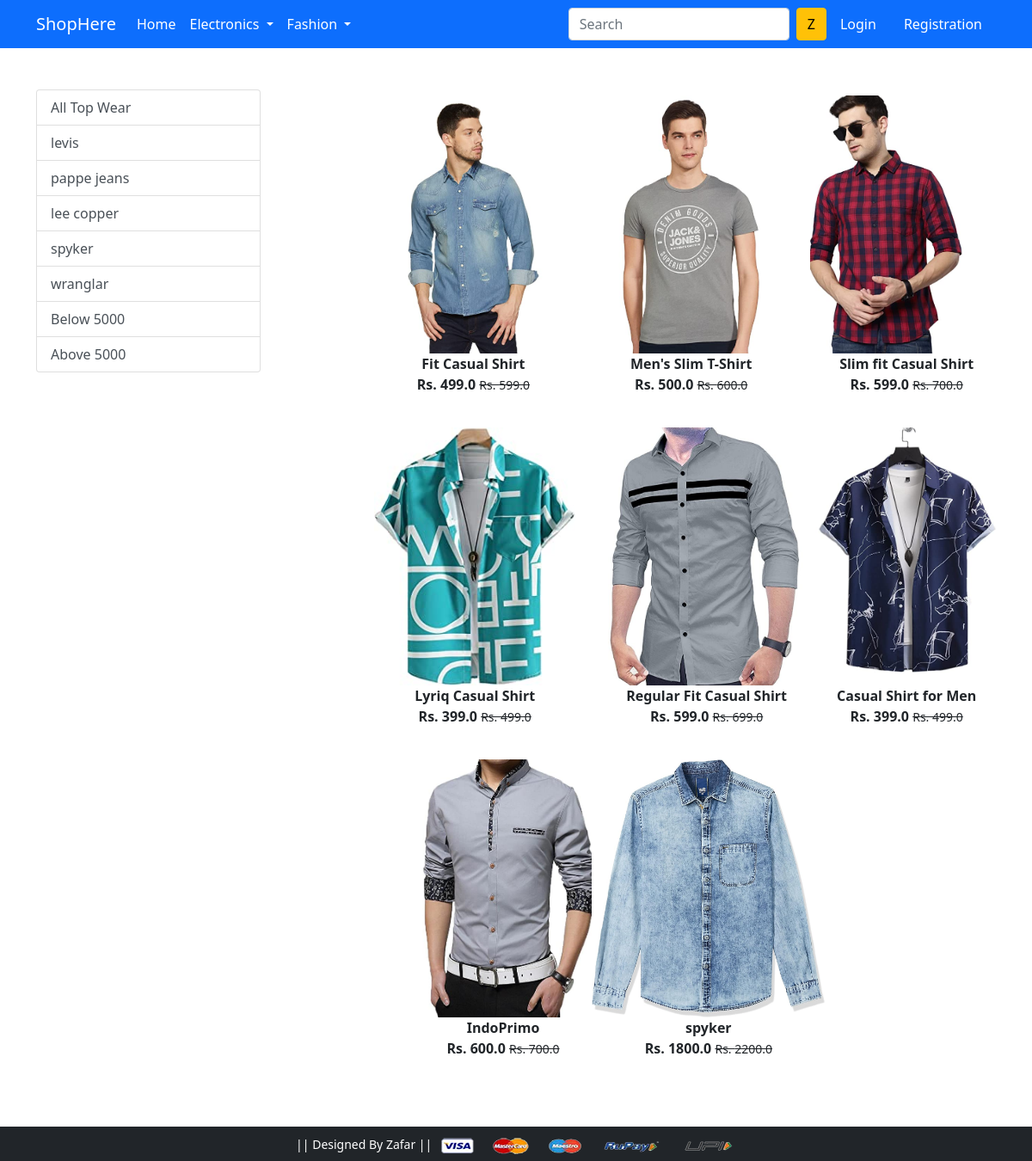
Screenshot of /topwear/ with the database file from the repository.
### app/models.py (models this page shows, shortened)
class Product(models.Model):
    title = models.CharField(max_length=200)
    selling_price = models.FloatField()
    discounted_price =models.FloatField()
    description = models.TextField()
    brand = models.CharField(max_length=100)
    category = models.CharField(choices=CATEGORY_CHOICES,max_length=2)
    product_image = models.ImageField(upload_to='productimg')

### app/views.py (the view)
# urls.py: path('topwear/', views.topwear, name='topwear'),
def topwear(request, data=None):
    if data == None:
        topwear = Product.objects.filter(category='TW')
    elif data == 'levis' or 'leecopper':
        topwear = Product.objects.filter(category='TW').filter(brand=data)
    elif data == 'wranglar' or 'spyker':
        topwear = Product.objects.filter(category='TW').filter(brand=data)
    elif data == 'pappejeans':
        topwear = Product.objects.filter(category='TW').filter(brand=data)
    elif data == 'below':
        topwear = Product.objects.filter(
            category='T').filter(discounted_price__lt=50000)
    elif data == 'above':
        topwear = Product.objects.filter(
            category='T').filter(discounted_price__gt=50000)
    return render(request, 'app/topwear.html', {'topwear': topwear})

### app/templates/app/topwear.html (shortened to what this page needs)
{% extends 'app/base.html' %}
{% load static %}
{% block main-content %}
<div class="container my-5">
    <div class="row">
        <div class="col-sm-3">
            <div class="list-group">
                <a href="{% url 'topwear' %}" class="list-group-item list-group-item-action" aria-current="true">All
                    Top Wear</a>
                <a href="{% url 'topweardata' 'levis' %}" class="list-group-item list-group-item-action"
                    aria-current="true">levis</a>
                <a href="{% url 'topweardata' 'pappejeans' %}" class="list-group-item list-group-item-action"
                    aria-current="true">pappe jeans</a>
                <a href="{% url 'topweardata' 'leecopper' %}" class="list-group-item list-group-item-action"
                    aria-current="true">lee copper</a>
                <a href="{% url 'topweardata' 'spyker' %}" class="list-group-item list-group-item-action"
                    aria-current="true">spyker</a>
                <a href="{% url 'topweardata' 'wranglar' %}" class="list-group-item list-group-item-action"
                    aria-current="true">wranglar</a>
                <a href="{% url 'topweardata' 'below' %}" class="list-group-item list-group-item-action">Below 5000</a>
                <a href="{% url 'topweardata' 'above' %}" class="list-group-item list-group-item-action">Above 5000</a>
            </div>
        </div>
        <div class="col-sm-8 offset-sm-1">
            <div class="row">
                {% for product in topwear %}
                <div class="col-sm-4 text-center mb-4">
                    <a href="{% url 'product-detail' product.id %}" class="btn">
                        <div class="item">
                            <img src="{{product.product_image.url}}" alt="" height="300" class="">
                            <div class="fw-bold">{{product.title}}</div>
                            <div class="fw-bold">Rs. {{product.discounted_price}}
                                <small class="fw-light text-decoration-line-through">Rs.
                                    {{product.selling_price}}</small>
                            </div>
                        </div>
                    </a>
                </div>
                {% endfor %}
            </div>
        </div>
    </div>
</div>
{% endblock main-content %}

### rows the page displays
Product: shows a picture, title "Fit Casual Shirt", discounted_price "499.0", selling_price "599.0"
Product: shows a picture, title "Men's Slim T-Shirt", discounted_price "500.0", selling_price "600.0"
Product: shows a picture, title "Slim fit Casual Shirt", discounted_price "599.0", selling_price "700.0"
Product: shows a picture, title "Lyriq Casual Shirt", discounted_price "399.0", selling_price "499.0"
Product: shows a picture, title "Regular Fit Casual Shirt", discounted_price "599.0", selling_price "699.0"
Product: shows a picture, title "Casual Shirt for Men", discounted_price "399.0", selling_price "499.0"
Product: shows a picture, title "IndoPrimo", discounted_price "600.0", selling_price "700.0"
Product: shows a picture, title "spyker", discounted_price "1800.0", selling_price "2200.0"
